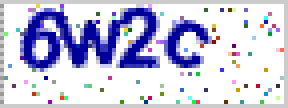
#> input picture Data/todo.png, 72 x 27 px, found by its file name (shown 4 times larger)
$ python predict.py   (Python 2 division)
#> lines starting #> are read from the running program, lines starting #| are printed output that depends on the picture
# coding: utf-8

import urllib
import os
import urllib2
from PIL import Image
from cStringIO import StringIO
from sklearn.externals import joblib


def img2single(infile, where_save):
#> called with infile = 'cache/todo.png', where_save = 'cache/'
    images = []
    raw_img = Image.open(infile).convert("L")
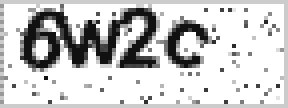
#> raw_img: PIL image 72x27 L (shown 4 times larger); min 12, max 255, mean 202.6
    x_size, y_size = raw_img.size
#> x_size = 72; y_size = 27
    y_size -= 5
#> y_size = 22
    new = raw_img.crop((4, 1, x_size-18, y_size))
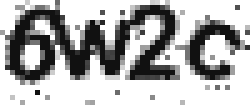
#> new: PIL image 50x21 L (shown 5 times larger); min 12, max 255, mean 175.4
    x_size, y_size = new.size
#> x_size = 50; y_size = 21
    length = x_size/4
#> length = 12
    for i in range(4):
        images.append(new.crop((i*length, 0, (i+1)*length, y_size)))
#> after the loop, images = 4 items
    for index, img in enumerate(images):
        img.save(where_save+'%s.png' % str(index+1))
#> this loop made 4 passes


def get_data(where_x_pics):
#> called with where_x_pics = 'cache/'
    pic_data = []

    for j in range(4):
        pic_file = where_x_pics + '%s.png' % str(j+1)
        im = Image.open(pic_file)
        width, height = im.size
#> width = 12; height = 21
        result = []
        for h in range(0, height):
            for w in range(0, width):
                pixel = im.getpixel((w, h))
                result.append(pixel)
#> after the loop, result = 252 values, max 255 at index 0, min 17 at index 30, mean 161.8
        pic_data.append(result)
    return pic_data


def verify_and_save(url, model, save_path):
    """

    :param url: 验证码地址
    :param model: 处理该验证码的模型
    :param save_path: 存放验证码的目录
    :return:
    """
    pic_file = save_path + 'todo.png'
    urllib.urlretrieve(url, pic_file)
    img2single(pic_file, save_path)

    data = get_data(save_path)
#> data = 4 items
#> (the run stopped early here; a loop or call above may not have finished)
